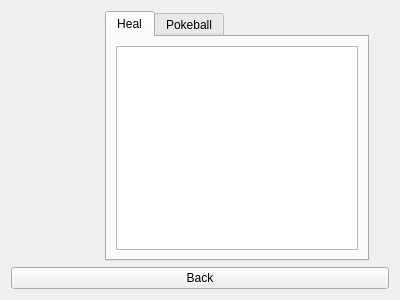
<?xml version="1.0" encoding="UTF-8"?>
<ui version="4.0">
 <class>BagPage</class>
 <widget class="QWidget" name="BagPage">
  <property name="geometry">
   <rect>
    <x>0</x>
    <y>0</y>
    <width>400</width>
    <height>300</height>
   </rect>
  </property>
  <property name="windowTitle">
   <string>Form</string>
  </property>
  <layout class="QVBoxLayout" name="verticalLayout_4">
   <item>
    <layout class="QHBoxLayout" name="horizontalLayout_3">
     <property name="rightMargin">
      <number>20</number>
     </property>
     <item>
      <widget class="QLabel" name="itemDescriptionLabel">
       <property name="sizePolicy">
        <sizepolicy hsizetype="Preferred" vsizetype="Preferred">
         <horstretch>2</horstretch>
         <verstretch>0</verstretch>
        </sizepolicy>
       </property>
       <property name="text">
        <string/>
       </property>
      </widget>
     </item>
     <item>
      <widget class="QTabWidget" name="itemTabs">
       <property name="sizePolicy">
        <sizepolicy hsizetype="Expanding" vsizetype="Expanding">
         <horstretch>6</horstretch>
         <verstretch>0</verstretch>
        </sizepolicy>
       </property>
       <property name="currentIndex">
        <number>0</number>
       </property>
       <widget class="QWidget" name="healItemTab">
        <attribute name="title">
         <string>Heal</string>
        </attribute>
        <layout class="QVBoxLayout" name="verticalLayout">
         <item>
          <widget class="QListWidget" name="healItemList">
           <property name="mouseTracking">
            <bool>true</bool>
           </property>
          </widget>
         </item>
        </layout>
       </widget>
       <widget class="QWidget" name="pokeballItemTab">
        <attribute name="title">
         <string>Pokeball</string>
        </attribute>
        <layout class="QVBoxLayout" name="verticalLayout_2">
         <item>
          <widget class="QListWidget" name="pokeballItemList">
           <property name="mouseTracking">
            <bool>true</bool>
           </property>
          </widget>
         </item>
        </layout>
       </widget>
      </widget>
     </item>
    </layout>
   </item>
   <item>
    <widget class="QPushButton" name="backButton">
     <property name="text">
      <string>Back</string>
     </property>
    </widget>
   </item>
  </layout>
 </widget>
 <resources/>
 <connections/>
</ui>
